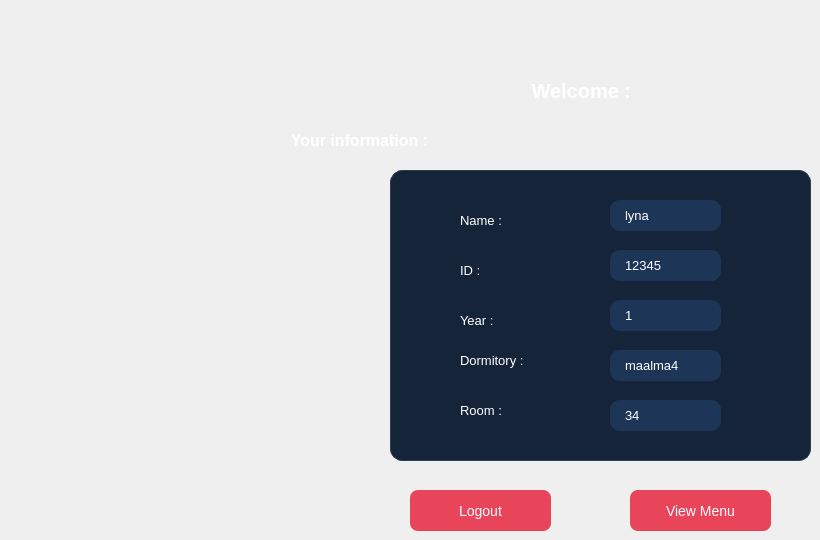
    <widget class="QWidget" name="studentViewPage">
     <widget class="QLabel" name="lblStudentWelcome">
      <property name="geometry">
       <rect>
        <x>460</x>
        <y>50</y>
        <width>251</width>
        <height>81</height>
       </rect>
      </property>
      <property name="styleSheet">
       <string notr="true">color: white;
    font-size: 20px;
    font-weight: bold;
 padding: 8px 0px;
border: none;
 background: transparent;</string>
      </property>
      <property name="text">
       <string>            Welcome :</string>
      </property>
     </widget>
     <widget class="QLabel" name="lblInfoTitle&#10;">
      <property name="geometry">
       <rect>
        <x>260</x>
        <y>120</y>
        <width>241</width>
        <height>41</height>
       </rect>
      </property>
      <property name="styleSheet">
       <string notr="true">border: none;
    background: transparent;
    color: white;
    font-size: 16px;
    font-weight: bold;</string>
      </property>
      <property name="text">
       <string>       Your information :</string>
      </property>
     </widget>
     <widget class="QFrame" name="frame_9">
      <property name="geometry">
       <rect>
        <x>390</x>
        <y>170</y>
        <width>421</width>
        <height>291</height>
       </rect>
      </property>
      <property name="styleSheet">
       <string notr="true">background-color: #16243a;
    border-radius: 12px;
    border: 1px solid #2a3f54;</string>
      </property>
      <property name="frameShape">
       <enum>QFrame::Shape::StyledPanel</enum>
      </property>
      <property name="frameShadow">
       <enum>QFrame::Shadow::Raised</enum>
      </property>
      <widget class="QLabel" name="lblNameStatic">
       <property name="geometry">
        <rect>
         <x>70</x>
         <y>40</y>
         <width>111</width>
         <height>20</height>
        </rect>
       </property>
       <property name="styleSheet">
        <string notr="true">border: none;
    background: transparent;
    color: white;
    font-size: 13px;</string>
       </property>
       <property name="text">
        <string>Name :</string>
       </property>
      </widget>
      <widget class="QLabel" name="lblStudentName">
       <property name="geometry">
        <rect>
         <x>220</x>
         <y>30</y>
         <width>111</width>
         <height>31</height>
        </rect>
       </property>
       <property name="styleSheet">
        <string notr="true">border: none;
    background-color: #1d3557;
    color: white;
    font-size: 13px;
    border-radius: 10px;
    padding: 6px 12px;</string>
       </property>
       <property name="text">
        <string>lyna</string>
       </property>
      </widget>
      <widget class="QLabel" name="lblStudentId">
       <property name="geometry">
        <rect>
         <x>220</x>
         <y>80</y>
         <width>111</width>
         <height>31</height>
        </rect>
       </property>
       <property name="styleSheet">
        <string notr="true">border: none;
    background-color: #1d3557;
    color: white;
    font-size: 13px;
    border-radius: 10px;
    padding: 6px 12px;</string>
       </property>
       <property name="text">
        <string>12345</string>
       </property>
      </widget>
      <widget class="QLabel" name="lblStudentYear">
       <property name="geometry">
        <rect>
         <x>220</x>
         <y>130</y>
         <width>111</width>
         <height>31</height>
        </rect>
       </property>
       <property name="styleSheet">
        <string notr="true">border: none;
    background-color: #1d3557;
    color: white;
    font-size: 13px;
    border-radius: 10px;
    padding: 6px 12px;</string>
       </property>
       <property name="text">
        <string>1</string>
       </property>
      </widget>
      <widget class="QLabel" name="lblStudentDormitory">
       <property name="geometry">
        <rect>
         <x>220</x>
         <y>180</y>
         <width>111</width>
         <height>31</height>
        </rect>
       </property>
       <property name="styleSheet">
        <string notr="true">border: none;
    background-color: #1d3557;
    color: white;
    font-size: 13px;
    border-radius: 10px;
    padding: 6px 12px;</string>
       </property>
       <property name="text">
        <string>maalma4</string>
       </property>
      </widget>
      <widget class="QLabel" name="lblStudentRoom">
       <property name="geometry">
        <rect>
         <x>220</x>
         <y>230</y>
         <width>111</width>
         <height>31</height>
        </rect>
       </property>
       <property name="styleSheet">
        <string notr="true">border: none;
    background-color: #1d3557;
    color: white;
    font-size: 13px;
    border-radius: 10px;
    padding: 6px 12px;</string>
       </property>
       <property name="text">
        <string>34</string>
       </property>
      </widget>
      <widget class="QLabel" name="lblIdStatic">
       <property name="geometry">
        <rect>
         <x>70</x>
         <y>90</y>
         <width>111</width>
         <height>20</height>
        </rect>
       </property>
       <property name="styleSheet">
        <string notr="true">border: none;
    background: transparent;
    color: white;
    font-size: 13px;</string>
       </property>
       <property name="text">
        <string>ID :</string>
       </property>
      </widget>
      <widget class="QLabel" name="lblYearStatic_2">
       <property name="geometry">
        <rect>
         <x>70</x>
         <y>140</y>
         <width>111</width>
         <height>20</height>
        </rect>
       </property>
       <property name="styleSheet">
        <string notr="true">border: none;
    background: transparent;
    color: white;
    font-size: 13px;</string>
       </property>
       <property name="text">
        <string>Year :</string>
       </property>
      </widget>
      <widget class="QLabel" name="lblDormitoryStatic">
       <property name="geometry">
        <rect>
         <x>70</x>
         <y>180</y>
         <width>111</width>
         <height>20</height>
        </rect>
       </property>
       <property name="styleSheet">
        <string notr="true">border: none;
    background: transparent;
    color: white;
    font-size: 13px;</string>
       </property>
       <property name="text">
        <string>Dormitory :</string>
       </property>
      </widget>
      <widget class="QLabel" name="lblRoomStatic">
       <property name="geometry">
        <rect>
         <x>70</x>
         <y>230</y>
         <width>111</width>
         <height>20</height>
        </rect>
       </property>
       <property name="styleSheet">
        <string notr="true">border: none;
    background: transparent;
    color: white;
    font-size: 13px;</string>
       </property>
       <property name="text">
        <string>Room :</string>
       </property>
      </widget>
     </widget>
     <widget class="QPushButton" name="btnLogoutStudent">
      <property name="geometry">
       <rect>
        <x>410</x>
        <y>490</y>
        <width>141</width>
        <height>41</height>
       </rect>
      </property>
      <property name="styleSheet">
       <string notr="true">background-color: #e8445a;
color: white;
border-radius: 8px;
font-size: 14px;
padding: 8px;
border: none;</string>
      </property>
      <property name="text">
       <string>Logout</string>
      </property>
     </widget>
     <widget class="QPushButton" name="btnViewMenu">
      <property name="geometry">
       <rect>
        <x>630</x>
        <y>490</y>
        <width>141</width>
        <height>41</height>
       </rect>
      </property>
      <property name="styleSheet">
       <string notr="true">background-color: #e8445a;
color: white;
border-radius: 8px;
font-size: 14px;
padding: 8px;
border: none;</string>
      </property>
      <property name="text">
       <string>View Menu</string>
      </property>
     </widget>
     <zorder>frame_9</zorder>
     <zorder>lblStudentWelcome</zorder>
     <zorder>lblInfoTitle
</zorder>
     <zorder>btnLogoutStudent</zorder>
     <zorder>btnViewMenu</zorder>
    </widget>
